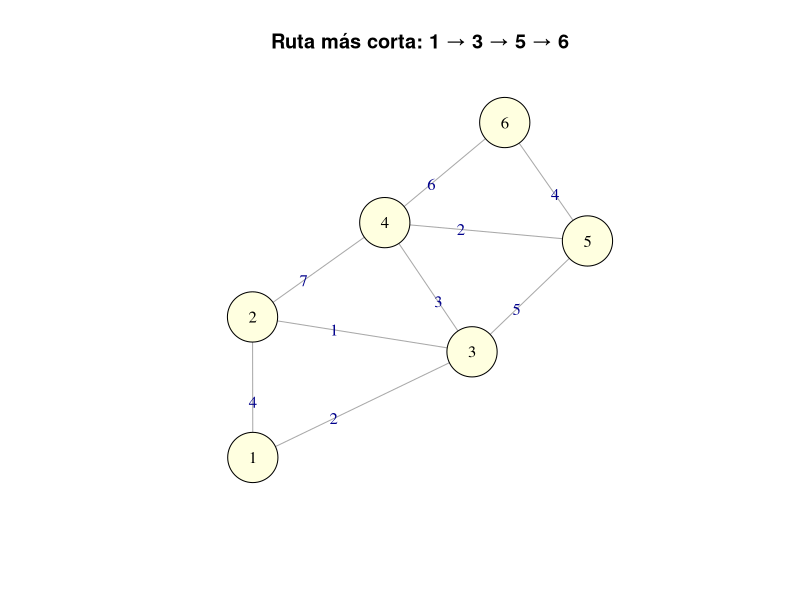

Write R code to recreate this figure.
# Ejemplo 5
library(igraph)
m <- matrix(c(0,4,2,0,0,0,
              4,0,1,7,0,0,
              2,1,0,3,5,0,
              0,7,3,0,2,6,
              0,0,5,2,0,4,
              0,0,0,6,4,0), nrow=6, byrow=TRUE)
g <- graph_from_adjacency_matrix(m, mode="undirected", weighted=TRUE)
V(g)$name <- c("1","2","3","4","5","6")

ruta <- shortest_paths(g, from="1", to="6")$vpath
distancia <- distances(g)["1","6"]
print(ruta)
cat("Distancia total:", distancia, "\n")

plot(g,
     edge.label = E(g)$weight,
     vertex.size = 30,
     vertex.color = "lightyellow",
     vertex.label.color = "black",
     main = "Ruta más corta: 1 → 3 → 5 → 6")
